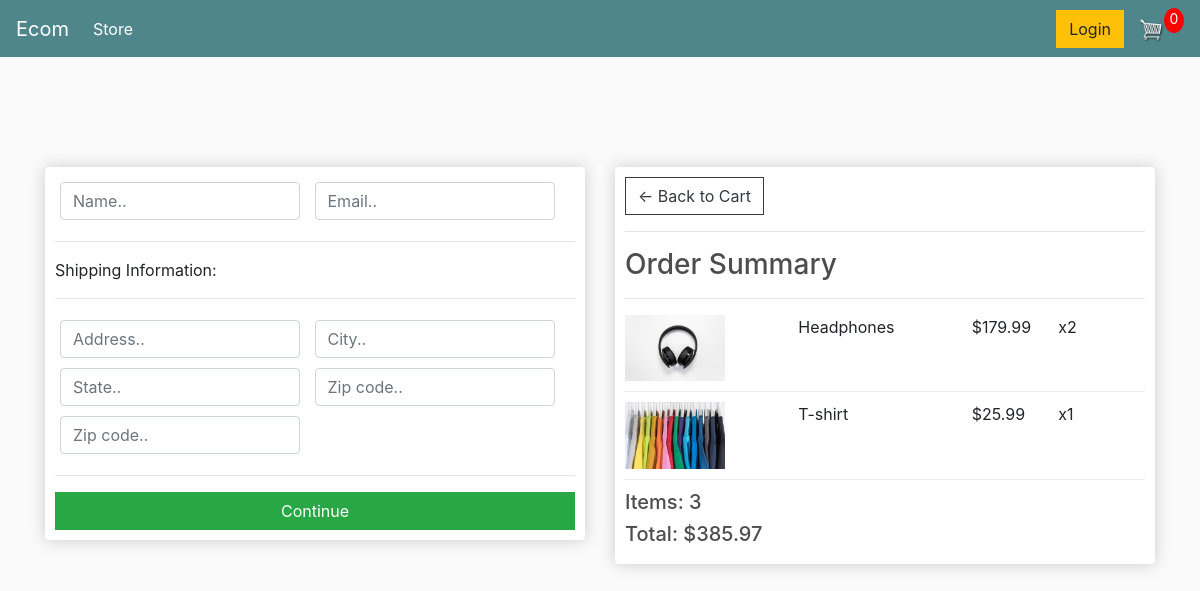
Screenshot of /checkout/ (signed in) with the database file from the repository.
### store/models.py (models this page shows, shortened)
class OrderItem(models.Model):
    product = models.ForeignKey(Product, on_delete=models.SET_NULL, null=True)
    order = models.ForeignKey(Order, on_delete=models.SET_NULL, null=True)
    quantity = models.IntegerField(default=0, null=True, blank=True)
    date_added = models.DateTimeField(auto_now_add=True)
    @property
    def get_total(self):
        total = self.product.price * self.quantity
        return total

class Product(models.Model):
    name = models.CharField(max_length=300, null=True)
    price = models.FloatField()
    digital = models.BooleanField(default=False, null=True, blank=False)
    image = models.ImageField(null=True, blank=True)
    @property
    def imageUrl(self):
        try:
            url = self.image.url
        except:
            url = ''
        return url

class Order(models.Model):
    customer = models.ForeignKey(Customer, on_delete=models.SET_NULL, blank=True, null=True)
    date_added = models.DateTimeField(auto_now_add=True)
    complete = models.BooleanField(default=False, null=True, blank=False)
    transaction_id = models.CharField(max_length=300, null=True)
    @property
    def get_cart_total(self):
        orderitems = self.orderitem_set.all()
        total = sum([item.get_total for item in orderitems])
        return total
    @property
    def get_cart_items(self):
        orderitems = self.orderitem_set.all()
        total = sum([item.quantity for item in orderitems])
        return total

### store/views.py (the view)
# urls.py: path('checkout/', views.checkout, name = 'checkout'),
def checkout(request):
    if request.user.is_authenticated:
        customer = request.user.customer
        order, create = Order.objects.get_or_create(customer=customer, complete=False)
        items = order.orderitem_set.all()
    else:
        items = []
        order = {'get_cart_total': 0, 'get_cart_items': 0}
    context = {'items': items, 'order': order}
    return render(request, 'store/checkout.html', context)

### store/templates/store/checkout.html (shortened to what this page needs)
{% extends 'store/main.html' %}
{% load static %}
{% block content %}
    <div class="row">
        <div class="col-lg-6">
            <div class="box-element" id="form-wrapper">
                <form id="form">
                    <div id="user-info">
                        <div class="form-field">
                            <input required class="form-control" type="text" name="name" placeholder="Name..">
                        </div>
                        <div class="form-field">
                            <input required class="form-control" type="email" name="email" placeholder="Email..">
                        </div>
                    </div>
                    <div id="shipping-info">
                        <hr>
                        <p>Shipping Information:</p>
                        <hr>
                        <div class="form-field">
                            <input class="form-control" type="text" name="address" placeholder="Address..">
                        </div>
                        <div class="form-field">
                            <input class="form-control" type="text" name="city" placeholder="City..">
                        </div>
                        <div class="form-field">
                            <input class="form-control" type="text" name="state" placeholder="State..">
                        </div>
                        <div class="form-field">
                            <input class="form-control" type="text" name="zipcode" placeholder="Zip code..">
                        </div>
                        <div class="form-field">
                            <input class="form-control" type="text" name="country" placeholder="Zip code..">
                        </div>
                    </div>
                    <hr>
                    <input id="form-button" class="btn btn-success btn-block" type="submit" value="Continue">
                </form>
            </div>
            <br>
        </div>
        <div class="col-lg-6">
            <div class="box-element">
                <a class="btn btn-outline-dark" href="{% url 'cart' %}">&#x2190; Back to Cart</a>
                <hr>
                <h3>Order Summary</h3>
                <hr>
                {% for item in items %}
                <div class="cart-row">
                    <div style="flex:2"><img class="row-image" src="{{ item.product.imageUrl }}"></div>
                    <div style="flex:2"><p>{{ item.product.name }}</p></div>
                    <div style="flex:1"><p>${{item.product.price | floatformat:2}}</p></div>
                    <div style="flex:1"><p>x{{item.quantity}}</p></div>
                </div>
                {% endfor %}
                <h5>Items: {{ order.get_cart_items }}</h5>
                <h5>Total: ${{ order.get_cart_total }}</h5>
            </div>
        </div>
    </div>
{% endblock content %}

### static/css/main.css (style rules this page uses)
body { background-color: hsl(0, 0%, 98%); }
h1,h2,h3,h4,h5,h6 { color:hsl(0, 0%, 30%); }
.box-element { box-shadow:hsl(0, 0%, 80%) 0 0 16px; background-color: #fff; border-radius: 4px; padding: 10px; }
.col-lg-4, .col-lg-6, .col-lg-8, .col-lg-12 { margin-top: 10px; }
.btn { border-radius: 0; }
.row-image { width: 100px; }
.form-field { width:250px; display: inline-block; padding: 5px; }
.cart-row { display: flex; padding-bottom: 10px; margin-bottom: 10px; border-bottom: 1px solid #ececec; }

### rows the page displays
OrderItem: product.imageUrl (picture), product.name "Headphones", product.price "179.99", quantity "2"
OrderItem: product.imageUrl (picture), product.name "T-shirt", product.price "25.99", quantity "1"
Order: get_cart_items "3", get_cart_total "385.97"
